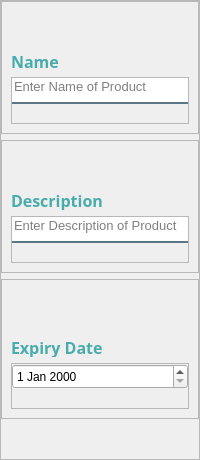
           <widget class="QFrame" name="frame_6">
            <property name="frameShape">
             <enum>QFrame::StyledPanel</enum>
            </property>
            <property name="frameShadow">
             <enum>QFrame::Raised</enum>
            </property>
            <layout class="QVBoxLayout" name="verticalLayout_5">
             <property name="leftMargin">
              <number>0</number>
             </property>
             <property name="topMargin">
              <number>0</number>
             </property>
             <property name="rightMargin">
              <number>0</number>
             </property>
             <property name="bottomMargin">
              <number>40</number>
             </property>
             <item>
              <widget class="QFrame" name="frame_14">
               <property name="frameShape">
                <enum>QFrame::StyledPanel</enum>
               </property>
               <property name="frameShadow">
                <enum>QFrame::Raised</enum>
               </property>
               <layout class="QVBoxLayout" name="verticalLayout_11">
                <property name="bottomMargin">
                 <number>9</number>
                </property>
                <item>
                 <spacer name="verticalSpacer_7">
                  <property name="orientation">
                   <enum>Qt::Vertical</enum>
                  </property>
                  <property name="sizeType">
                   <enum>QSizePolicy::Preferred</enum>
                  </property>
                  <property name="sizeHint" stdset="0">
                   <size>
                    <width>20</width>
                    <height>40</height>
                   </size>
                  </property>
                 </spacer>
                </item>
                <item>
                 <widget class="QLabel" name="label_83">
                  <property name="maximumSize">
                   <size>
                    <width>120</width>
                    <height>20</height>
                   </size>
                  </property>
                  <property name="font">
                   <font>
                    <family>Century Gothic</family>
                    <pointsize>12</pointsize>
                    <weight>75</weight>
                    <bold>true</bold>
                   </font>
                  </property>
                  <property name="styleSheet">
                   <string notr="true">color:#48ACAC</string>
                  </property>
                  <property name="text">
                   <string>Name</string>
                  </property>
                 </widget>
                </item>
                <item>
                 <widget class="QFrame" name="frame_30">
                  <property name="frameShape">
                   <enum>QFrame::StyledPanel</enum>
                  </property>
                  <property name="frameShadow">
                   <enum>QFrame::Raised</enum>
                  </property>
                  <layout class="QVBoxLayout" name="verticalLayout_28">
                   <property name="spacing">
                    <number>5</number>
                   </property>
                   <property name="leftMargin">
                    <number>0</number>
                   </property>
                   <property name="topMargin">
                    <number>0</number>
                   </property>
                   <property name="rightMargin">
                    <number>0</number>
                   </property>
                   <property name="bottomMargin">
                    <number>0</number>
                   </property>
                   <item>
                    <widget class="QLineEdit" name="txtName">
                     <property name="font">
                      <font>
                       <pointsize>10</pointsize>
                      </font>
                     </property>
                     <property name="styleSheet">
                      <string notr="true">background-color:white;
border:none;
border-bottom:2px solid rgba(46, 82, 101, 200);
color:black;
padding-bottom:7px;</string>
                     </property>
                     <property name="placeholderText">
                      <string>Enter Name of Product</string>
                     </property>
                    </widget>
                   </item>
                   <item>
                    <widget class="QLabel" name="lblNameError">
                     <property name="styleSheet">
                      <string notr="true">color: rgb(255, 0, 0);</string>
                     </property>
                     <property name="text">
                      <string/>
                     </property>
                    </widget>
                   </item>
                  </layout>
                 </widget>
                </item>
               </layout>
              </widget>
             </item>
             <item>
              <widget class="QFrame" name="frame_15">
               <property name="frameShape">
                <enum>QFrame::StyledPanel</enum>
               </property>
               <property name="frameShadow">
                <enum>QFrame::Raised</enum>
               </property>
               <layout class="QVBoxLayout" name="verticalLayout_12">
                <item>
                 <spacer name="verticalSpacer_4">
                  <property name="orientation">
                   <enum>Qt::Vertical</enum>
                  </property>
                  <property name="sizeType">
                   <enum>QSizePolicy::Preferred</enum>
                  </property>
                  <property name="sizeHint" stdset="0">
                   <size>
                    <width>20</width>
                    <height>40</height>
                   </size>
                  </property>
                 </spacer>
                </item>
                <item>
                 <widget class="QLabel" name="label_84">
                  <property name="maximumSize">
                   <size>
                    <width>120</width>
                    <height>20</height>
                   </size>
                  </property>
                  <property name="font">
                   <font>
                    <family>Century Gothic</family>
                    <pointsize>12</pointsize>
                    <weight>75</weight>
                    <bold>true</bold>
                   </font>
                  </property>
                  <property name="styleSheet">
                   <string notr="true">color:#48ACAC</string>
                  </property>
                  <property name="text">
                   <string>Description</string>
                  </property>
                 </widget>
                </item>
                <item>
                 <widget class="QFrame" name="frame_17">
                  <property name="frameShape">
                   <enum>QFrame::StyledPanel</enum>
                  </property>
                  <property name="frameShadow">
                   <enum>QFrame::Raised</enum>
                  </property>
                  <layout class="QVBoxLayout" name="verticalLayout_17">
                   <property name="spacing">
                    <number>5</number>
                   </property>
                   <property name="leftMargin">
                    <number>0</number>
                   </property>
                   <property name="topMargin">
                    <number>0</number>
                   </property>
                   <property name="rightMargin">
                    <number>0</number>
                   </property>
                   <property name="bottomMargin">
                    <number>0</number>
                   </property>
                   <item>
                    <widget class="QLineEdit" name="txtDescription">
                     <property name="font">
                      <font>
                       <pointsize>10</pointsize>
                      </font>
                     </property>
                     <property name="styleSheet">
                      <string notr="true">background-color:white;
border:none;
border-bottom:2px solid rgba(46, 82, 101, 200);
color:black;
padding-bottom:7px;</string>
                     </property>
                     <property name="placeholderText">
                      <string>Enter Description of Product</string>
                     </property>
                    </widget>
                   </item>
                   <item>
                    <widget class="QLabel" name="lblDescriptionError">
                     <property name="styleSheet">
                      <string notr="true">color: rgb(255, 0, 0);</string>
                     </property>
                     <property name="text">
                      <string/>
                     </property>
                    </widget>
                   </item>
                  </layout>
                 </widget>
                </item>
               </layout>
              </widget>
             </item>
             <item>
              <widget class="QFrame" name="frame_16">
               <property name="frameShape">
                <enum>QFrame::StyledPanel</enum>
               </property>
               <property name="frameShadow">
                <enum>QFrame::Raised</enum>
               </property>
               <layout class="QVBoxLayout" name="verticalLayout_13">
                <item>
                 <spacer name="verticalSpacer">
                  <property name="orientation">
                   <enum>Qt::Vertical</enum>
                  </property>
                  <property name="sizeType">
                   <enum>QSizePolicy::Preferred</enum>
                  </property>
                  <property name="sizeHint" stdset="0">
                   <size>
                    <width>20</width>
                    <height>48</height>
                   </size>
                  </property>
                 </spacer>
                </item>
                <item>
                 <widget class="QLabel" name="label_85">
                  <property name="maximumSize">
                   <size>
                    <width>120</width>
                    <height>20</height>
                   </size>
                  </property>
                  <property name="font">
                   <font>
                    <family>Century Gothic</family>
                    <pointsize>12</pointsize>
                    <weight>75</weight>
                    <bold>true</bold>
                   </font>
                  </property>
                  <property name="styleSheet">
                   <string notr="true">color:#48ACAC</string>
                  </property>
                  <property name="text">
                   <string>Expiry Date</string>
                  </property>
                 </widget>
                </item>
                <item>
                 <widget class="QFrame" name="frame_22">
                  <property name="frameShape">
                   <enum>QFrame::StyledPanel</enum>
                  </property>
                  <property name="frameShadow">
                   <enum>QFrame::Raised</enum>
                  </property>
                  <layout class="QVBoxLayout" name="verticalLayout_18">
                   <property name="spacing">
                    <number>5</number>
                   </property>
                   <property name="leftMargin">
                    <number>0</number>
                   </property>
                   <property name="topMargin">
                    <number>0</number>
                   </property>
                   <property name="rightMargin">
                    <number>0</number>
                   </property>
                   <property name="bottomMargin">
                    <number>0</number>
                   </property>
                   <item>
                    <widget class="QDateEdit" name="expiryDate">
                     <property name="minimumSize">
                      <size>
                       <width>0</width>
                       <height>25</height>
                      </size>
                     </property>
                     <property name="maximumSize">
                      <size>
                       <width>16777215</width>
                       <height>16777215</height>
                      </size>
                     </property>
                    </widget>
                   </item>
                   <item>
                    <widget class="QLabel" name="lblExpiryError">
                     <property name="styleSheet">
                      <string notr="true">color: rgb(255, 0, 0);</string>
                     </property>
                     <property name="text">
                      <string/>
                     </property>
                    </widget>
                   </item>
                  </layout>
                 </widget>
                </item>
               </layout>
              </widget>
             </item>
            </layout>
           </widget>
